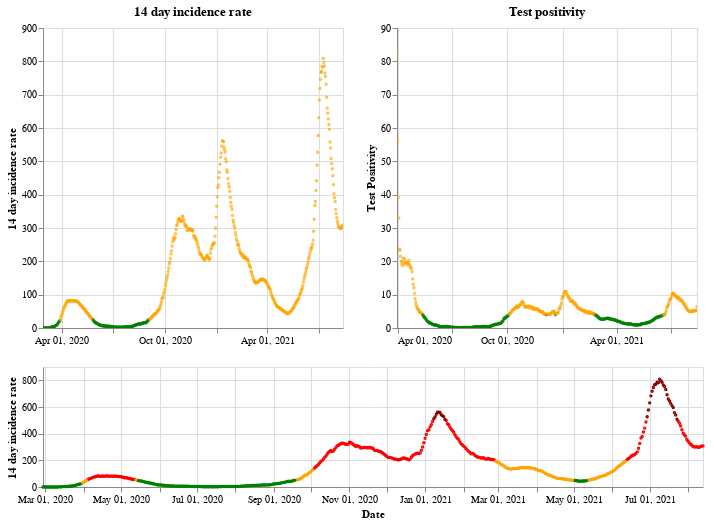

Source (notebook cell):
### Markdown cell above
## Scotland

### Code cell
plot_traffic_light('Scotland')

### Figure 1 — Vega-Lite specification as saved in the notebook (floating-point values rounded to 4 significant figures; data arrays with more than 128 entries replaced by an {"elided": "..."} marker saying what was removed)
{"config": {"view": {"continuousWidth": 400, "continuousHeight": 300}}, "vconcat": [{"hconcat": [{"mark": {"type": "point", "size": 2}, "encoding": {"color": {"condition": {"value": "green", "test": "(datum.twoWeeklyCasesRate <= 25)"}, "value": "orange"}, "tooltip": [{"type": "nominal", "field": "areaName"}, {"type": "temporal", "field": "date"}, {"type": "quantitative", "field": "twoWeeklyCasesRate"}, {"type": "quantitative", "field": "testPositivity"}], "x": {"type": "temporal", "axis": {"title": ""}, "field": "date", "scale": {"domain": {"selection": "DateBrush"}}, "timeUnit": "yearmonthdate"}, "y": {"type": "quantitative", "axis": {"title": "14 day incidence rate"}, "field": "twoWeeklyCasesRate"}}, "title": "14 day incidence rate", "width": 300}, {"mark": {"type": "point", "size": 2}, "encoding": {"color": {"condition": {"value": "green", "test": "(datum.testPositivity <= 4)"}, "value": "orange"}, "tooltip": [{"type": "nominal", "field": "areaName"}, {"type": "temporal", "field": "date"}, {"type": "quantitative", "field": "twoWeeklyCasesRate"}, {"type": "quantitative", "field": "testPositivity"}], "x": {"type": "temporal", "axis": {"title": ""}, "field": "date", "scale": {"domain": {"selection": "DateBrush"}}, "timeUnit": "yearmonthdate"}, "y": {"type": "quantitative", "axis": {"title": "Test Positivity"}, "field": "testPositivity"}}, "title": "Test positivity", "width": 300}]}, {"layer": [{"mark": {"type": "point", "size": 2}, "encoding": {"color": {"condition": {"value": "orange", "test": "(((datum.testPositivity < 4) && (datum.twoWeeklyCasesRate >= 50)) && (datum.twoWeeklyCasesRate < 200))"}, "value": "red"}, "opacity": {"condition": {"value": 1, "test": "((datum.twoWeeklyCasesRate >= 50) && (datum.twoWeeklyCasesRate < 500))"}, "value": 0}, "tooltip": [{"type": "nominal", "field": "areaName"}, {"type": "temporal", "field": "date"}, {"type": "quantitative", "field": "twoWeeklyCasesRate"}, {"type": "quantitative", "field": "testPositivity"}], "x": {"type": "temporal", "axis": {"title": "Date"}, "field": "date", "timeUnit": "yearmonthdate"}, "y": {"type": "quantitative", "axis": {"title": "14 day incidence rate"}, "field": "twoWeeklyCasesRate"}}, "selection": {"DateBrush": {"type": "interval", "encodings": ["x"], "fields": ["Time"]}}}, {"mark": {"type": "point", "size": 2}, "encoding": {"color": {"value": "darkred"}, "opacity": {"condition": {"value": 1, "test": "(datum.twoWeeklyCasesRate >= 500)"}, "value": 0}, "tooltip": [{"type": "nominal", "field": "areaName"}, {"type": "temporal", "field": "date"}, {"type": "quantitative", "field": "twoWeeklyCasesRate"}, {"type": "quantitative", "field": "testPositivity"}], "x": {"type": "temporal", "axis": {"title": "Date"}, "field": "date", "timeUnit": "yearmonthdate"}, "y": {"type": "quantitative", "axis": {"title": "14 day incidence rate"}, "field": "twoWeeklyCasesRate"}}}, {"mark": {"type": "point", "size": 2}, "encoding": {"color": {"condition": {"value": "green", "test": "((datum.testPositivity < 4) && (datum.twoWeeklyCasesRate < 50))"}, "value": "orange"}, "opacity": {"condition": {"value": 1, "test": "(datum.twoWeeklyCasesRate < 50)"}, "value": 0}, "tooltip": [{"type": "nominal", "field": "areaName"}, {"type": "temporal", "field": "date"}, {"type": "quantitative", "field": "twoWeeklyCasesRate"}, {"type": "quantitative", "field": "testPositivity"}], "x": {"type": "temporal", "axis": {"title": "Date"}, "field": "date", "timeUnit": "yearmonthdate"}, "y": {"type": "quantitative", "axis": {"title": "14 day incidence rate"}, "field": "twoWeeklyCasesRate"}}}], "height": 120, "width": 660}], "data": {"name": "data-5b9050a6d2638e20c901d36ac63b2894"}, "$schema": "https://vega.github.io/schema/vega-lite/v4.8.1.json", "datasets": {"data-5b9050a6d2638e20c901d36ac63b2894": {"elided": "533 records"}}}
